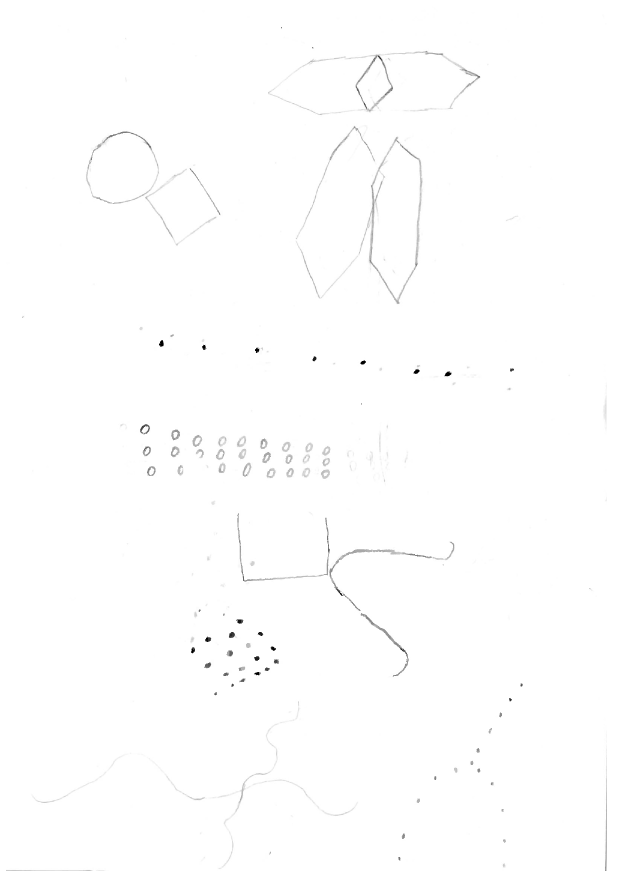
#> input picture images/page-0001.jpg, 1241 x 1755 px (shown at 1/2 size); its folder holds 4 pictures in this run
$ jupyter execute --allow-errors Bender_Full_Pipeline.ipynb
#> lines starting #> are read from the running program, lines starting #| are printed output that depends on the picture
## Bender Gestalt Test — Full Pipeline

[cell 1]
from google.colab import drive
drive.mount('/content/drive')

[cell 2]
import os

DRIVE_ROOT    = '/content/drive/MyDrive/BenderTest'
IMAGES_DIR    = os.path.join(DRIVE_ROOT, 'images')
TEMPLATES_DIR = os.path.join(DRIVE_ROOT, 'templates')
EXCEL_PATH    = os.path.join(DRIVE_ROOT, 'bender_gestalt_reveiws.xlsx')
OUTPUT_DIR    = os.path.join(DRIVE_ROOT, 'outputs')
os.makedirs(OUTPUT_DIR, exist_ok=True)

## Imports

[cell 3]
import glob, re
import numpy as np
import pandas as pd
import cv2
import matplotlib.pyplot as plt
import seaborn as sns
from pathlib import Path
from PIL import Image
from tqdm.notebook import tqdm
from collections import Counter
import torch

# PART 1 — COMPUTER VISION PIPELINE

## Load images & quick visual check

[cell 4]
image_paths = glob.glob(os.path.join(IMAGES_DIR, '*.jpg'))
print(f'Found {len(image_paths)} student images')

# Orientation counts (portrait vs landscape) — DO NOT rotate
portrait = landscape = 0
valid_image_paths = []
for p in image_paths:
    try:
        w, h = Image.open(p).size
#> w = 1241; h = 1755
        if h >= w: portrait  += 1
        else:      landscape += 1
        valid_image_paths.append(p)
    except OSError as e:
        print(f"Could not open {Path(p).name}: {e}")
        continue

image_paths = valid_image_paths # Update image_paths to only include valid ones

print(f'Portrait (tall) : {portrait}   |   Landscape (wide) : {landscape}')
print('Both orientations handled — NO rotation applied.')

# Show 6 random samples
import random
if len(image_paths) > 0:
    sample = random.sample(image_paths, min(6, len(image_paths)))
    fig, axes = plt.subplots(2, 3, figsize=(15, 10))
    for ax, p in zip(axes.flatten(), sample):
        ax.imshow(Image.open(p), cmap='gray')
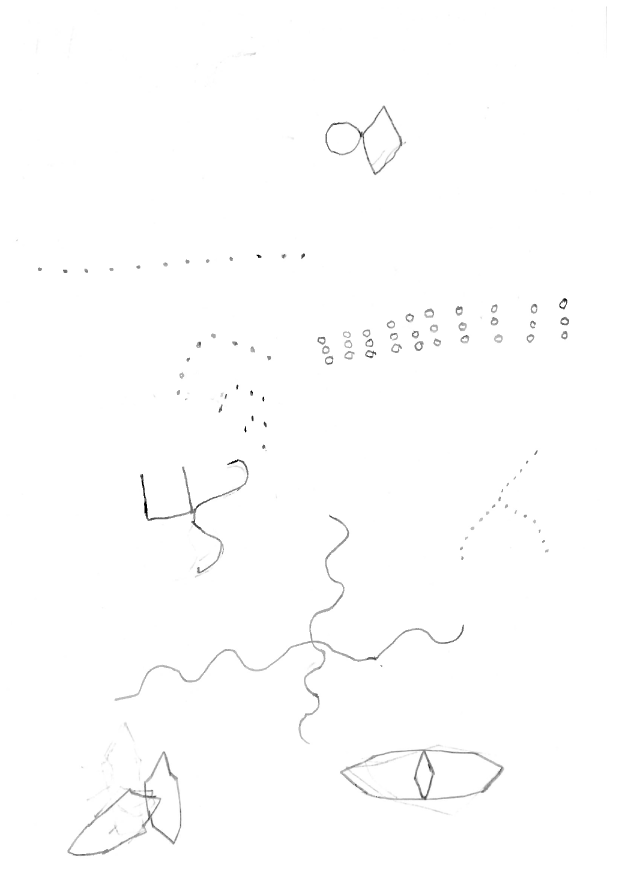
#> input picture images/page-00026.jpg, 1241 x 1755 px (shown at 1/2 size)
        ax.set_title(Path(p).stem, fontsize=8)
        ax.axis('off')
    plt.suptitle('Sample Student Drawings', fontsize=13, fontweight='bold')
    plt.tight_layout()
    plt.savefig(os.path.join(OUTPUT_DIR, 'sample_drawings.png'), dpi=150)
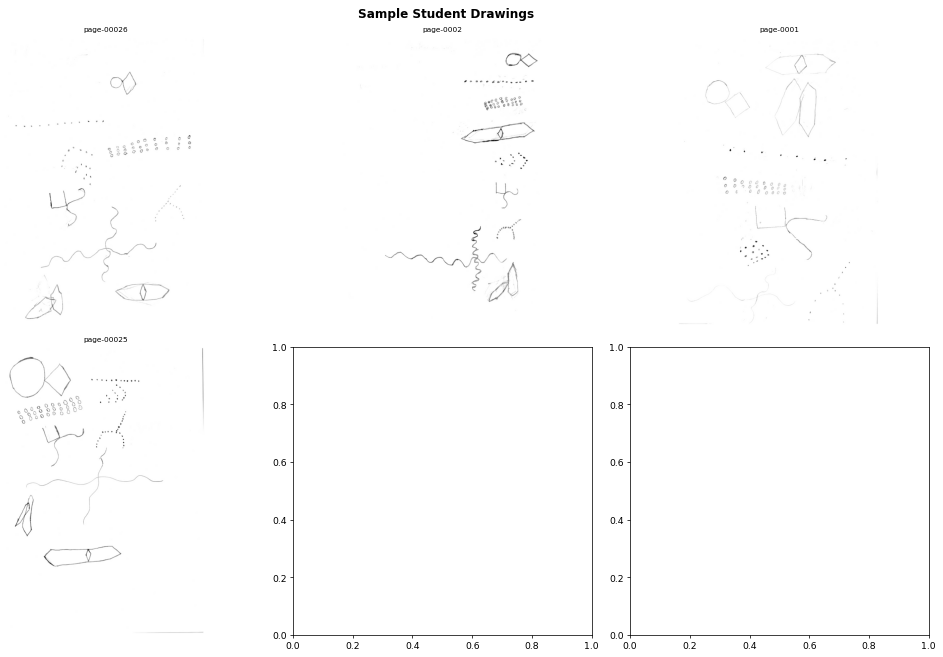
#> figure drawn by matplotlib, 4 panels
    plt.show()
else:
    print('No valid images to display samples.')
